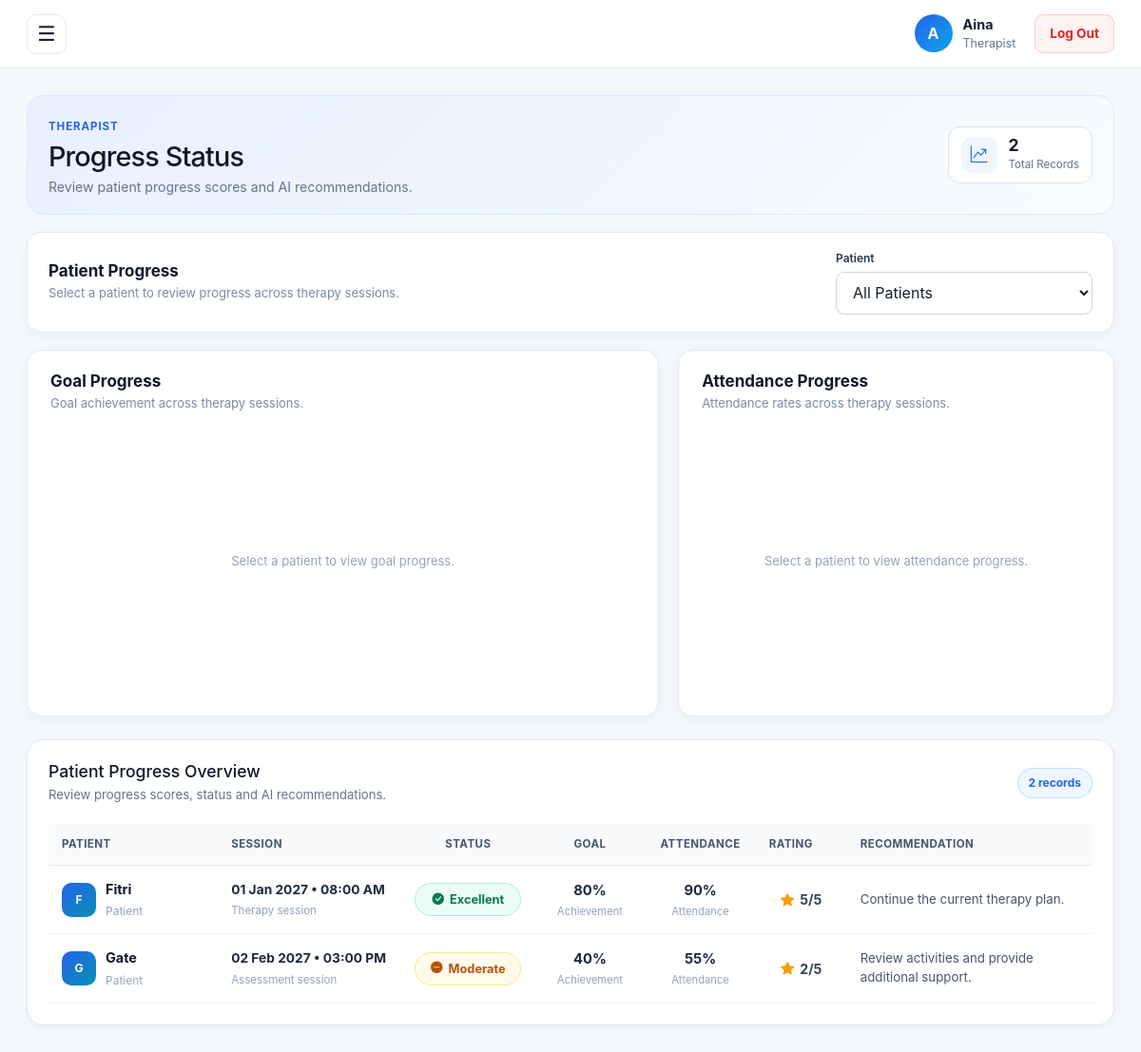
Page /therapist/progress-status (signed in) on the earlier database version.
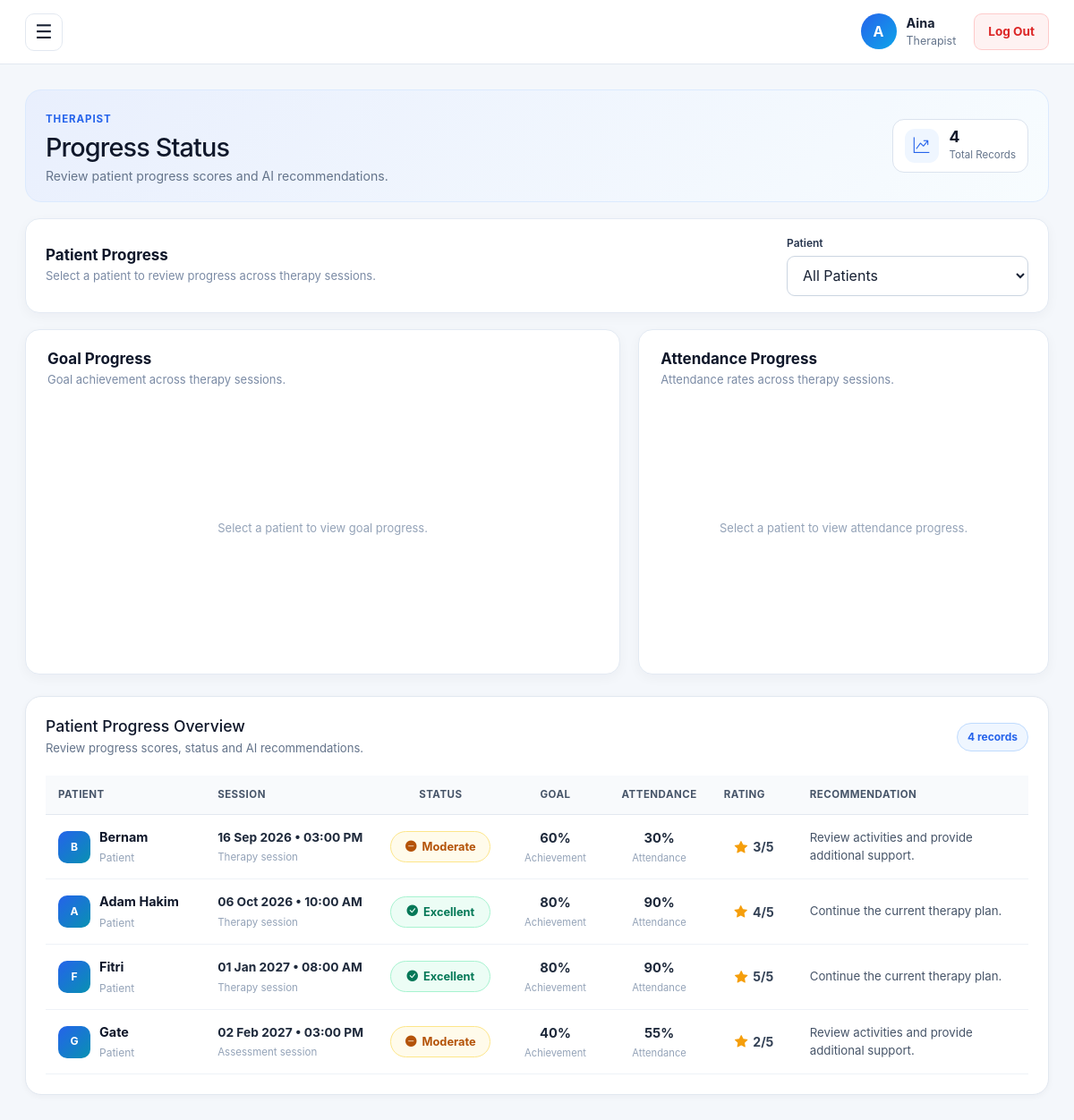
Same page on the later database version.
### tables this page shows
CREATE TABLE progress_notes (
        note_id INTEGER PRIMARY KEY AUTOINCREMENT,
        appointment_id INTEGER NOT NULL,
        therapist_user_id INTEGER NOT NULL,
        created_at TEXT NOT NULL,
        content TEXT NOT NULL, goal_score INTEGER DEFAULT 0, attendance_rate INTEGER DEFAULT 0, therapist_rating INTEGER DEFAULT 0, progress_status TEXT, ai_recommendation TEXT, diagnosis TEXT, updated_at TEXT,
        FOREIGN KEY(appointment_id) REFERENCES appointments(appointment_id),
        FOREIGN KEY(therapist_user_id) REFERENCES users(user_id)
    );

CREATE TABLE "clients" (
                client_id INTEGER PRIMARY KEY AUTOINCREMENT,

                parent_user_id INTEGER,
                patient_user_id INTEGER,

                full_name TEXT NOT NULL,
                date_of_birth TEXT,
                gender TEXT,
                diagnosis TEXT,
                created_at TEXT,

                FOREIGN KEY(parent_user_id)
                    REFERENCES users(user_id),

                FOREIGN KEY(patient_user_id)
                    REFERENCES users(user_id)
            );

CREATE TABLE appointments (
        appointment_id INTEGER PRIMARY KEY AUTOINCREMENT,
        client_id INTEGER NOT NULL,
        therapist_user_id INTEGER NOT NULL,
        appointment_type TEXT NOT NULL CHECK(appointment_type IN ('THERAPY','ASSESSMENT')) DEFAULT 'THERAPY',
        date_time TEXT NOT NULL,
        location TEXT,
        status TEXT NOT NULL CHECK(status IN ('Scheduled','Cancelled','Completed')) DEFAULT 'Scheduled',
        notes TEXT,

        confirmation_status TEXT NOT NULL
            CHECK(confirmation_status IN ('Pending','Accepted','Declined','Rescheduled'))
            DEFAULT 'Pending',
        update_note TEXT,
        last_updated_at TEXT,

        FOREIGN KEY(client_id) REFERENCES clients(client_id),
        FOREIGN KEY(therapist_user_id) REFERENCES users(user_id)
    );

### app.py (the view)
@app.get("/therapist/progress-status")
@login_required(roles=["THERAPIST"])
def therapist_progress_status():
    therapist_id = session["user"]["user_id"]
    db = get_db()
    results = db.execute("""
        SELECT
            pn.note_id,
            pn.created_at,
            pn.goal_score,
            pn.attendance_rate,
            pn.therapist_rating,
            pn.progress_status,
            pn.ai_recommendation,

            a.appointment_id,
            a.appointment_type,
            a.date_time,

            c.client_id,
            c.full_name AS client_name,
            c.date_of_birth

        FROM progress_notes pn
        JOIN appointments a
            ON a.appointment_id = pn.appointment_id
        JOIN clients c
            ON c.client_id = a.client_id
        WHERE pn.therapist_user_id = ?
        ORDER BY a.date_time ASC
    """, (therapist_id,)).fetchall()
    goal_history = {}
    attendance_history = {}
    patients = {}
    for result in results:
        client_id = str(result["client_id"])
        client_name = result["client_name"]
        if client_id not in patients:
            if result["date_of_birth"]:
                dob_obj = datetime.strptime(
                    result["date_of_birth"],
                    "%Y-%m-%d"
                )
                formatted_dob = dob_obj.strftime(
                    "%d %b %Y"
                )
            else:
                formatted_dob = None
            patients[client_id] = {
                "client_id": client_id,
                "client_name": client_name,
                "date_of_birth": formatted_dob
            }
        date_obj = datetime.strptime(
            result["date_time"],
            "%Y-%m-%d %H:%M"
        )
        formatted_date = date_obj.strftime(
            "%d %b %Y"
        )
        if client_id not in goal_history:
            goal_history[client_id] = {
                "dates": [],
                "scores": []
            }
        goal_history[client_id]["dates"].append(
            formatted_date
        )
        goal_history[client_id]["scores"].append(
            result["goal_score"]
        )
        if client_id not in attendance_history:
            attendance_history[client_id] = {
                "dates": [],
                "rates": []
            }
        attendance_history[client_id]["dates"].append(
            formatted_date
        )
        attendance_history[client_id]["rates"].append(
            result["attendance_rate"]
        )
    patient_list = list(
        patients.values()
    )
    patient_list.sort(
        key=lambda patient:
        patient["client_name"].lower()
    )
    name_counts = Counter(
        patient["client_name"].lower()
        for patient in patient_list
    )
    for patient in patient_list:
        patient["is_duplicate"] = (
            name_counts[
                patient["client_name"].lower()
            ] > 1
        )
    return render_template(
        "therapist_progress_status.html",
        results=results,
        goal_history=goal_history,
        attendance_history=attendance_history,
        patient_list=patient_list
    )

### app.py (called while the page is built)
def get_db():
    if "db" not in g:
        g.db = sqlite3.connect(DB_PATH)
        g.db.row_factory = sqlite3.Row
    return g.db

def format_datetime(value):
    if not value:
        return "-"
    for fmt in ("%Y-%m-%d %H:%M:%S", "%Y-%m-%d %H:%M"):
        try:
            return datetime.strptime(
                value,
                fmt
            ).strftime("%d %b %Y • %I:%M %p")
        except ValueError:
            pass
    return value

def login_required(roles=None):
    def decorator(fn):
        @wraps(fn)
        def wrapper(*args, **kwargs):
            user = session.get("user")
            if not user:
                flash("Please log in first.", "error")
                return redirect(url_for("home"))
            if roles and user.get("role") not in roles:
                abort(403)
            return fn(*args, **kwargs)
        return wrapper
    return decorator

### templates/therapist_progress_status.html (shortened to what the changed rows need)
{% extends "base.html" %}
{% block content %}
<section class="page-header-modern">
  <div>
    <h1>Progress Status</h1>
  </div>
  <div class="page-header-summary">
    <div>
      <strong>{{ results | length }}</strong>
      <span>Total Records</span>
    </div>
  </div>
</section>
<section class="progress-visual-section">
  <div class="progress-filter-card">
    <div>
      <h2>Patient Progress</h2>
    </div>
  </div>
  <section class="progress-chart-grid">
    <article class="progress-chart-card">
      <div class="progress-chart-header">
        <div>
          <h2>Goal Progress</h2>
        </div>
      </div>
    </article>
    <article class="progress-chart-card">
      <div class="progress-chart-header">
        <div>
          <h2>Attendance Progress</h2>
        </div>
      </div>
    </article>
  </section>
</section>
<section class="table-card">
  <div class="table-card-header">
    <div>
      <h2>Patient Progress Overview</h2>
      <p>
      </p>
    </div>
    <span
      id="progressRecordCount"
      class="table-count"
    >
      {{ results | length }} records
    </span>
  </div>
  {% if results %}
    <div class="table-responsive">
      <table
        id="therapistProgressStatusTable"
        class="table table-hover align-middle modern-data-table"
        style="width: 100%;"
      >
        <thead>
          <tr>
            <th>Patient</th>
            <th>Session</th>
            <th>Status</th>
            <th>Goal</th>
            <th>Attendance</th>
            <th>Rating</th>
            <th>Recommendation</th>
          </tr>
        </thead>
        <tbody>
          {% for result in results %}
            <tr data-client-id="{{ result.client_id }}">
              <td>
                <div class="table-person">
                  <span class="table-avatar">
                    {{ result.client_name[0] | upper }}
                  </span>
                  <div>
                    <strong>
                      {{ result.client_name | title }}
                    </strong>
                    <small>
                      Patient
                    </small>
                  </div>
                </div>
              </td>
              <td>
                <div class="progress-session-date">
                  <strong>
                    {{ result.date_time | datetime }}
                  </strong>
                  <small>
                    {{ result.appointment_type | title }} session
                  </small>
                </div>
              </td>
              <td>
                {% if result.progress_status == "Excellent Progress" %}
                  <span class="progress-status-badge status-excellent">
                    <i class="bi bi-check-circle-fill"></i>
                    Excellent
                  </span>
                {% elif result.progress_status == "Good Progress" %}
                  <span class="progress-status-badge status-good">
                    <i class="bi bi-arrow-up-circle-fill"></i>
                    Good
                  </span>
                {% elif result.progress_status == "Moderate Progress" %}
                  <span class="progress-status-badge status-moderate">
                    <i class="bi bi-dash-circle-fill"></i>
                    Moderate
                  </span>
                {% else %}
                  <span class="progress-status-badge status-poor">
                    <i class="bi bi-exclamation-circle-fill"></i>
                    {{ result.progress_status }}
                  </span>
                {% endif %}
              </td>
              <td>
                <div class="metric-value">
                  <strong>
                    {{ result.goal_score }}%
                  </strong>
                  <small>
                    Achievement
                  </small>
                </div>
              </td>
              <td>
                <div class="metric-value">
                  <strong>
                    {{ result.attendance_rate }}%
                  </strong>
                  <small>
                    Attendance
                  </small>
                </div>
              </td>
              <td>
                <div class="rating-display">
                  <i class="bi bi-star-fill"></i>
                  <strong>
                    {{ result.therapist_rating }}/5
                  </strong>
                </div>
              </td>
              <td>
                <p class="recommendation-preview">
                  {{ result.ai_recommendation }}
                </p>
              </td>
            </tr>
          {% endfor %}
        </tbody>
      </table>
    </div>
  {% endif %}
</section>
{% endblock %}

Differences in the rows shown:
added progress_notes: full_name "B", client_name "Bernam", date_time "16 Sep 2026 • 03:00 PM", appointment_type "Therapy", shows "Moderate", goal_score "60", attendance_rate "30", therapist_rating "3", ai_recommendation "Review activities and provide additional support."
added progress_notes: full_name "A", client_name "Adam Hakim", date_time "06 Oct 2026 • 10:00 AM", appointment_type "Therapy", shows "Excellent", goal_score "80", attendance_rate "90", therapist_rating "4", ai_recommendation "Continue the current therapy plan."
Other differences:
{{ results | length }}: "2" → "4"
